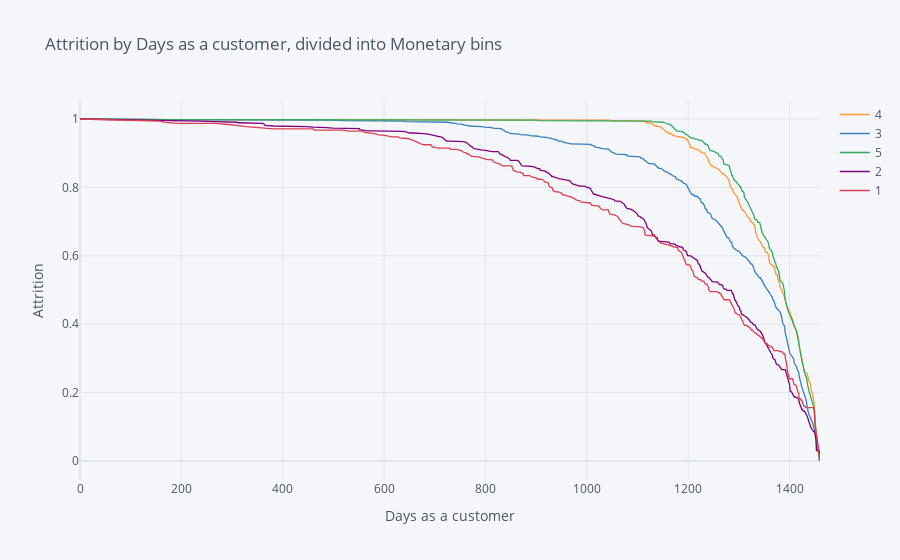

The code cell stored with this chart in its notebook:
### Code cell
rates=survival(df_gr_ID, 'Monetary_qcut', 'Days_as_customer', 'Attrition')
rates.iplot(kind='line', xTitle='Days as a customer', yTitle='Attrition',title='Attrition by Days as a customer, divided into Monetary bins')

### Figure 1 — Plotly figure (JSON) as saved in the notebook; plotly's stock layout.template omitted (floating-point values rounded to 4 significant figures; data arrays with more than 128 entries replaced by an {"elided": "..."} marker saying what was removed)
{"data": [{"line": {"color": "rgba(255, 153, 51, 1.0)", "dash": "solid", "shape": "linear", "width": 1.3}, "mode": "lines", "name": "4", "text": "", "type": "scatter", "x": {"elided": "504 int values"}, "y": {"elided": "504 mixed values"}}, {"line": {"color": "rgba(55, 128, 191, 1.0)", "dash": "solid", "shape": "linear", "width": 1.3}, "mode": "lines", "name": "3", "text": "", "type": "scatter", "x": {"elided": "504 int values"}, "y": {"elided": "504 mixed values"}}, {"line": {"color": "rgba(50, 171, 96, 1.0)", "dash": "solid", "shape": "linear", "width": 1.3}, "mode": "lines", "name": "5", "text": "", "type": "scatter", "x": {"elided": "504 int values"}, "y": {"elided": "504 float values"}}, {"line": {"color": "rgba(128, 0, 128, 1.0)", "dash": "solid", "shape": "linear", "width": 1.3}, "mode": "lines", "name": "2", "text": "", "type": "scatter", "x": {"elided": "504 int values"}, "y": {"elided": "504 float values"}}, {"line": {"color": "rgba(219, 64, 82, 1.0)", "dash": "solid", "shape": "linear", "width": 1.3}, "mode": "lines", "name": "1", "text": "", "type": "scatter", "x": {"elided": "504 int values"}, "y": {"elided": "504 float values"}}], "layout": {"legend": {"bgcolor": "#F5F6F9", "font": {"color": "#4D5663"}}, "paper_bgcolor": "#F5F6F9", "plot_bgcolor": "#F5F6F9", "title": {"font": {"color": "#4D5663"}, "text": "Attrition by Days as a customer, divided into Monetary bins"}, "xaxis": {"gridcolor": "#E1E5ED", "showgrid": true, "tickfont": {"color": "#4D5663"}, "title": {"font": {"color": "#4D5663"}, "text": "Days as a customer"}, "zerolinecolor": "#E1E5ED"}, "yaxis": {"gridcolor": "#E1E5ED", "showgrid": true, "tickfont": {"color": "#4D5663"}, "title": {"font": {"color": "#4D5663"}, "text": "Attrition"}, "zerolinecolor": "#E1E5ED"}}}
